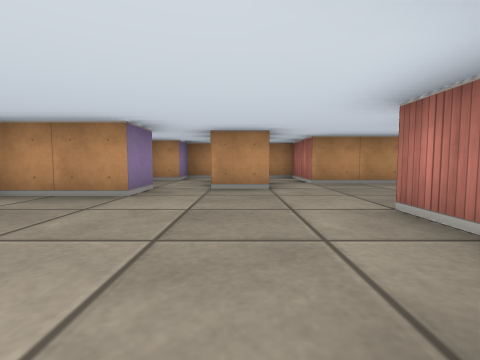
[1] (above)

19 first-person views from a walk through a cub3D level. The camera is about half as high as the walls, tilts 4° down and sees 85° across. The floor is counted in squares. Each view is taken from the middle of a square. On the plan, view 1 faces up. The plan holds only what a view shows up to about 9 squares ahead; the rest is blank.

[2]
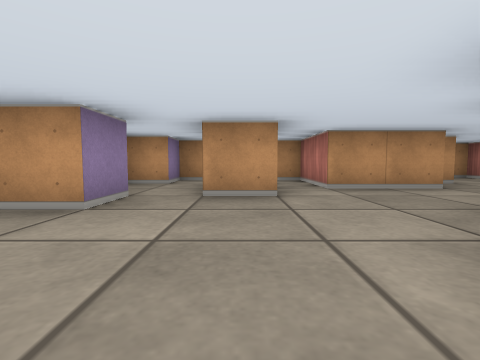

[3]
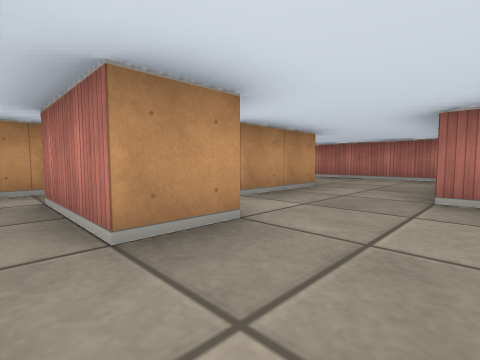

[4]
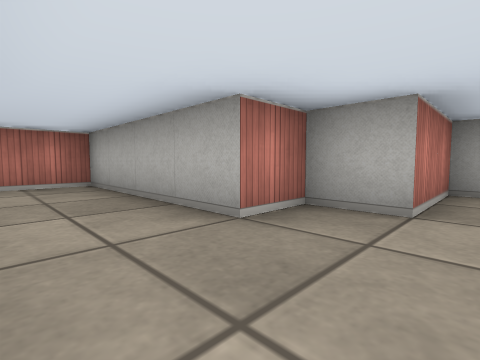

[5]
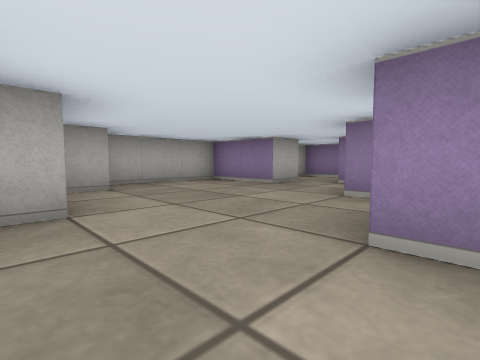

[6]
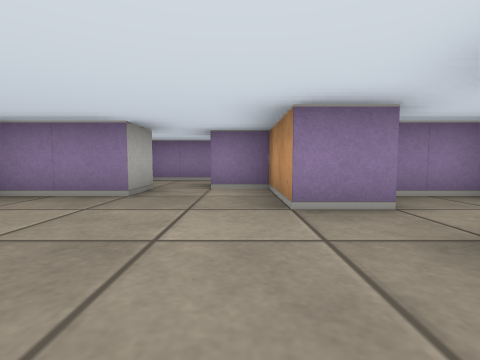

[7]
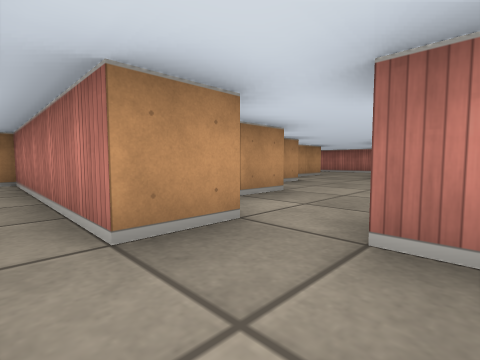

[8]
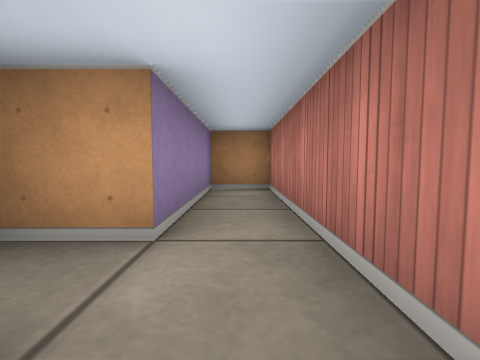

[9]
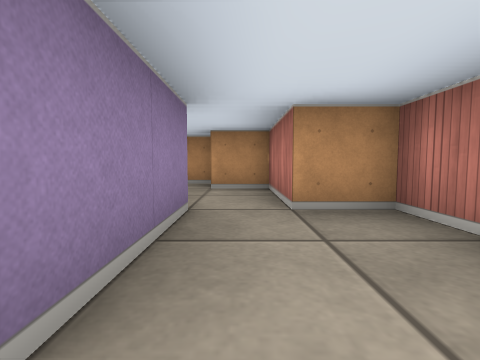

[10]
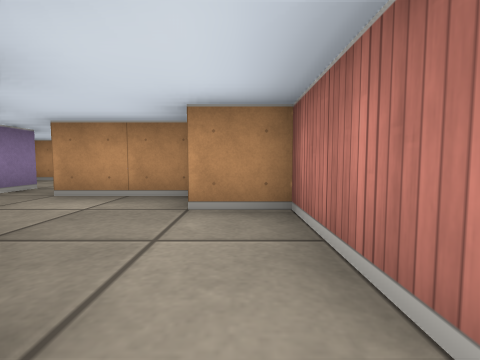

[11]
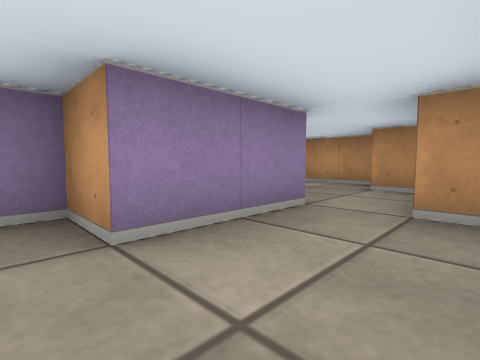

[12]
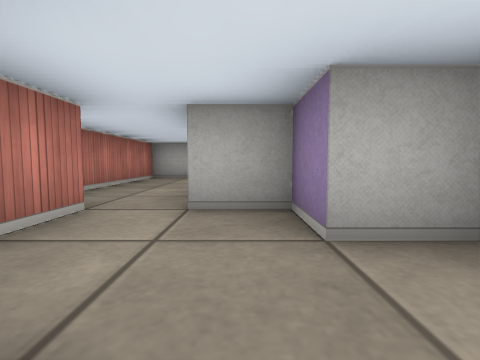

[13]
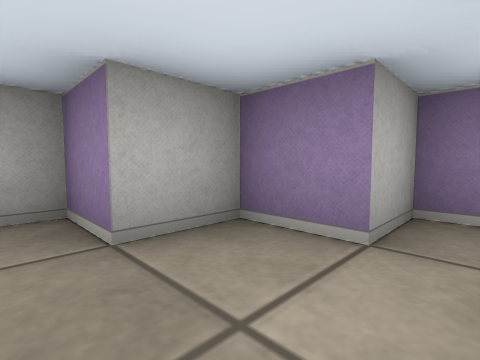

[14]
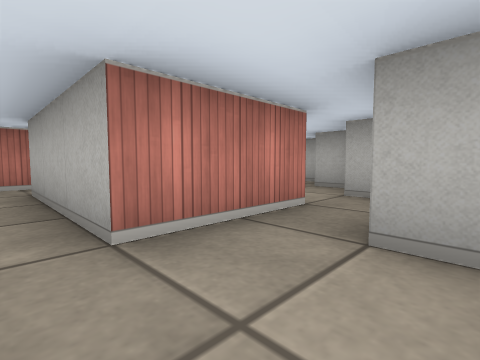

[15]
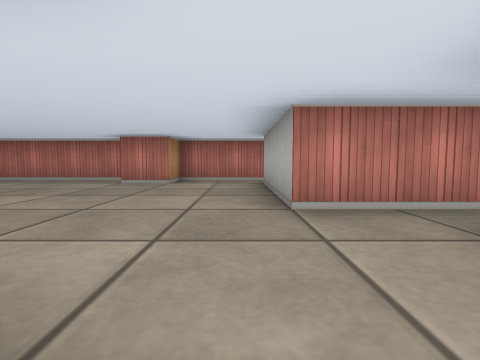

[16]
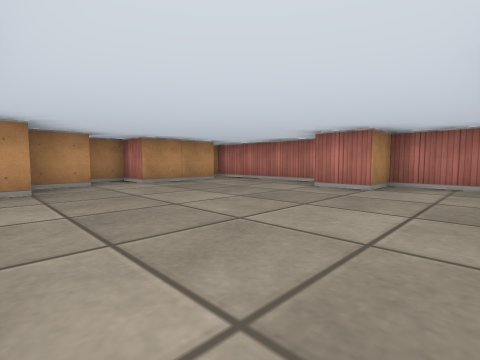

[17]
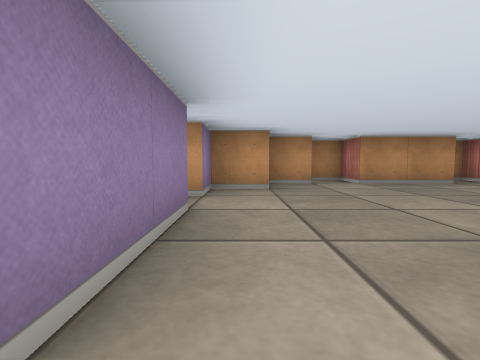

[18]
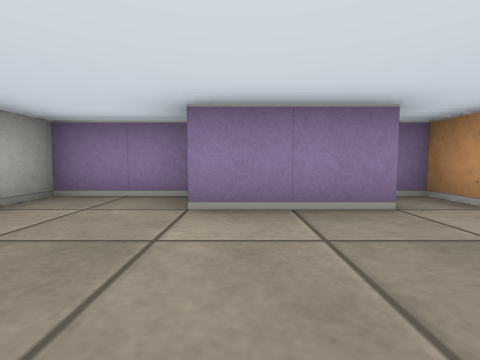

[19]
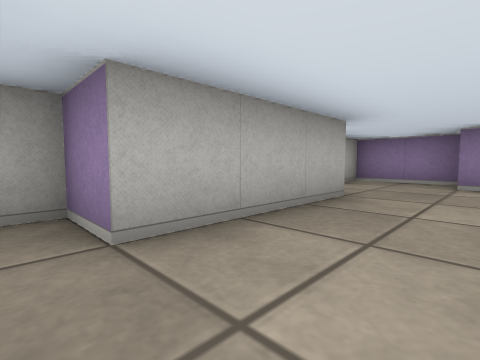

### Floor plan
Points are (right, up) in squares from view 1. A wall is a line through its corners. A room is listed if a view was taken in it or the views show most of it. See-through windows are left out.
Room 1 (views 1, 2, 3, 4, 5, 6, 9, 10, 11)
walls: (0.5, 5) (0.5, 4.5) (-0.5, 4.5); (3.6, 5.5) (1.5, 5.5); (-1.5, 4.6) (-1.5, 3.5) (-3.5, 3.5) (-3.5, 2.5) (-4.5, 2.5); (0.4, 0.5) (1.5, 0.5) (1.5, 2.5) (2.5, 2.5) (2.5, 3.5) (6.5, 3.5) (6.5, 8.5) (5.5, 8.5); (4.5, 8.5) (4.5, 6.5) (3.5, 6.5) (3.5, 6); (-3.5, 1.5) (-2.5, 1.5) (-2.5, -0.5) (0.2, -0.5)
ways out: opening at (-3.5, 2) to room 2; opening at (5, 9) to room 3; opening at (-1, 4) to room 5; opening at (1, 6) to room 6
Room 2 (views 7, 8)
walls: (-4.5, 2.5) (-4.5, 7.5) (-5.5, 7.5) (-5.5, 4.5) (-6.5, 4.5); (-5.5, 2.4) (-5.5, 0.5) (-5, 0.5); (-3.5, 1) (-3.5, 1.5)
ways out: opening at (-3.5, 2) to room 1
Room 3 (views 12, 13)
walls: (4.5, 11.5) (2.5, 11.5) (2.5, 12.5); (5.5, 8.5) (5.5, 10.5) (4.5, 10.5); (1.5, 12.5) (1.5, 10.5) (2.5, 10.5) (2.5, 9.5) (3.5, 9.5) (3.5, 8.5) (4.5, 8.5)
ways out: opening at (5, 9) to room 1; opening at (2, 12) to room 4
Room 4 (views 14, 15, 16, 17, 18, 19)
walls: (0.5, 16.6) (0.5, 14.5) (-0.1, 14.5); (1.6, 18.5) (0.5, 18.5) (0.5, 17.5) (-0.5, 17.5) (-0.5, 17); (2.6, 19.5) (1.5, 19.5); (2.5, 12.5) (2.5, 13.5) (5.5, 13.5) (5.5, 12.5) (6, 12.5); (6.5, 16.9) (6.5, 20.5); (-0.5, 14.5) (-0.5, 12.5) (1.5, 12.5); (5.6, 19.5) (3.5, 19.5) (3.5, 20.5) (2.8, 20.5); (6.5, 13.4) (6.5, 15.5) (5.5, 15.5) (5.5, 16.5)
ways out: opening at (2, 12) to room 3
Room 5 (no view inside)
walls: (-2.5, 6.2) (-2.5, 5); (-0.5, 4.5) (-0.5, 6.5); (-0.5, 7.5) (-1.5, 7.5) (-1.5, 6.5) (-2.4, 6.5)
ways out: opening at (-1, 4) to room 1; opening at (0, 7) to room 6
Room 6 (no view inside)
walls: (1.5, 5.5) (1.5, 7.5) (-0.5, 7.5)
ways out: opening at (1, 6) to room 1; opening at (0, 7) to room 5

Positions as (right, up) in squares from view 1, and headings:
1: (0, 0), facing up
2: (0, 1), facing up
3: (-1, 3), facing up-right
4: (1, 5), facing down-right
5: (2, 5), facing down-left
6: (1, 3), facing left
7: (-5, 1), facing up-right
8: (-5, 3), facing up
9: (5, 6), facing up
10: (5, 8), facing up
11: (6, 6), facing up-left
12: (4, 11), facing down
13: (4, 11), facing down-left
14: (1, 14), facing down-right
15: (0, 14), facing right
16: (1, 14), facing up-right
17: (1, 14), facing up
18: (3, 15), facing left
19: (6, 15), facing down-left
